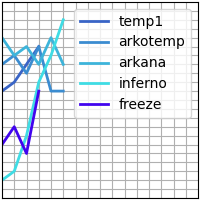

Source code (Python):
import matplotlib.pyplot as plt
import numpy as np


def rgbtohex(*color):
    return '#' + ''.join(f'{i:02X}' for i in color)


def make_graph(data, headers, path):
    mx_len = max(map(len, data))
    mx_y = max(map(max, data))
    mn_y = min(map(min, data))

    plt.style.use('_mpl-gallery')

    fig, ax = plt.subplots()

    r, g, b = 57, 100, 198
    
    for i in range(len(data)):
        x = np.arange(0, len(data[i]), 1)
        y = np.array(data[i])

        ax.plot(x, y, linewidth=2.0, color=rgbtohex(r, g, b))
        b += 10
        b %= 256
        g += 40
        g %= 256
        r += 2
        r %= 256

    ax.legend(headers)

    ax.set(
        xlim=(0, mx_len + 10), xticks=np.arange(1, mx_len + 10),
        ylim=(mn_y - 2, mx_y + 2), yticks=np.arange(mn_y - 2, mx_y + 2))

    plt.savefig(path)


if __name__ == "__main__":
    data = [
        [0, 1, 3, 5], [3, 4, 2, 5, 0, 0], [6, 4, 5, 3, 6, 3],
        [-10, -9, -5, 1, 4, 8], [-6, -4, -7, 0]]
    headers = ["temp1", "arkotemp", "arkana", "inferno", "freeze"]
    make_graph(data, headers)
